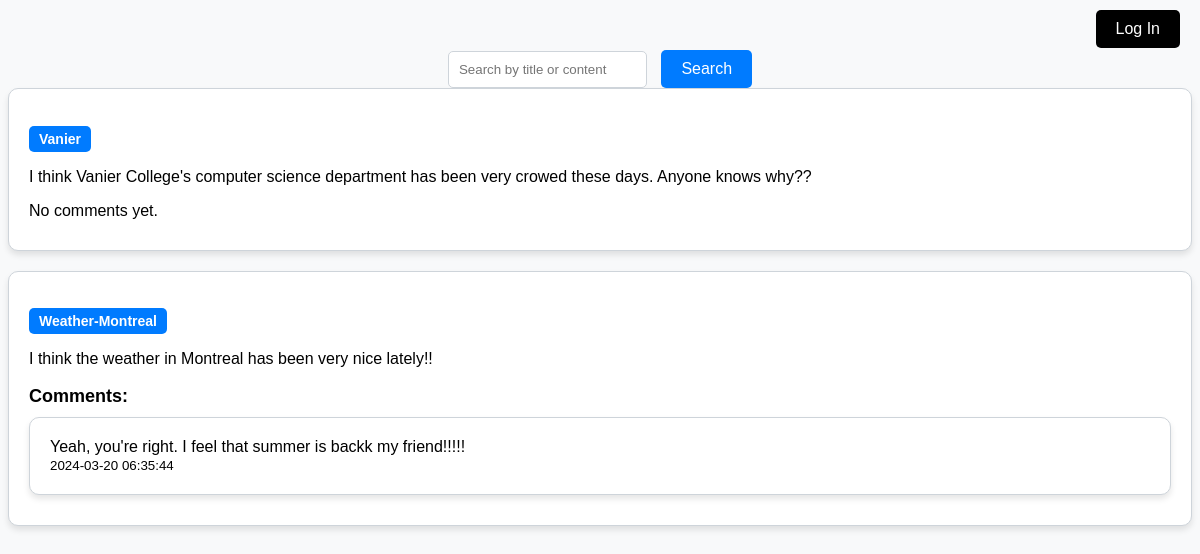
Screenshot of /Publication/viewAll with the database file from the repository.
### tables this page shows
CREATE TABLE `publication` (
  `publication_id` int(11) NOT NULL,
  `profile_id` int(11) NOT NULL,
  `publication_title` varchar(255) NOT NULL,
  `publication_text` text NOT NULL,
  `timestamp` timestamp NOT NULL DEFAULT current_timestamp(),
  `publication_status` enum('public','private') NOT NULL DEFAULT 'public'
);

CREATE TABLE `publication_comment` (
  `publication_comment_id` int(11) NOT NULL,
  `publication_id` int(11) NOT NULL,
  `timestamp` timestamp NOT NULL DEFAULT current_timestamp(),
  `profile_id` int(11) NOT NULL,
  `comment_text` varchar(255) NOT NULL
);

### app/core/Controller.php (called while the page is built, shortened)
<?php
class Controller
{
	function view($name, $data = null)
	{
		include ('app/views/' . $name . '.php');
	}
}

### app/controllers/Publication.php (called while the page is built, shortened)
<?php
class Publication extends \app\core\Controller
{
    public function viewAll()
    {
        $publicationModel = new \app\models\Publication();
        $publications = $publicationModel->getAllPublications();
        foreach ($publications as $publication) {
            $comments = $publicationModel->getPublicationComments($publication->publication_id);
            $publication->comments = $comments;
        }
        $data = ['publications' => $publications];
        $this->view('Publication/viewAll', $data);
    }
}

### app/core/App.php (called while the page is built, shortened)
<?php
class App
{
    private $routes = [];
    public function addRoute($url, $handler)
    {
        $url = preg_replace('/{([^\/]+)}/', '(?<$1>[^\/]+)', $url);
        $this->routes[$url] = $handler;
    }
    public function resolve($url)
    {
        $matches = [];
        foreach ($this->routes as $routePattern => $controllerMethod) {
            if (preg_match("#^$routePattern$#", $url, $matches)) {
                $namedParams = array_filter(
                    $matches,
                    function ($key) {
                        return !is_numeric($key);
                    }
                    ,
                    ARRAY_FILTER_USE_KEY
                );
                return [$controllerMethod, $namedParams];
            }
        }
        return false;
    }
    function __construct()
    {
        $url = $_GET['url'];
        [$controllerMethod, $namedParams] = $this->resolve($url);
        [$controller, $method] = explode(',', $controllerMethod);
        $controllerInstance = new $controller();
        call_user_func_array([$controllerInstance, $method], $namedParams);
    }
}

### index.php (called while the page is built, shortened)
<?php
new App();

### app/core/autoload.php (called while the page is built, shortened)
<?php
spl_autoload_register(
    function ($class_name) {
        $class_name = str_replace('\\', DIRECTORY_SEPARATOR, $class_name);
        if (file_exists($class_name . '.php')) {
            return true;
        } else {
            return false;
        }
    }
);

### app/core/Model.php (called while the page is built, shortened)
<?php
class Model
{
	public function __construct()
	{
		$host = 'localhost';
		$dbname = 'ecommerce';
		$user = 'root';
		$pass = '';
	}
}

### app/models/Publication.php (called while the page is built, shortened)
<?php
class Publication extends \app\core\Model
{
    public function getAllPublications()
    {
        $SQL = 'SELECT * FROM publication WHERE publication_status = "public"';
        $STMT = self::$_conn->prepare($SQL);
        $STMT->execute();
        $STMT->setFetchMode(PDO::FETCH_CLASS, 'app\models\Publication');
        return $STMT->fetchAll();
    }
    public function getPublicationComments($publication_id)
    {
        $SQL = "SELECT * FROM publication_comment WHERE publication_id = :publication_id";
        $STMT = self::$_conn->prepare($SQL);
        $STMT->execute(['publication_id' => $publication_id]);
        $STMT->setFetchMode(PDO::FETCH_CLASS, 'app\models\PublicationComment');
        return $STMT->fetchAll();
    }
}

### app/views/Publication/viewAll.php (the view, shortened to what this page needs)
<!DOCTYPE html>
<html>
<head>
    <link rel="stylesheet" href="/app/publicationStyles.css">
</head>
<body>
    <form action="/Publication/search" method="GET">
        <input type="text" name="query" placeholder="Search by title or content">
        <button type="submit">Search</button>
    </form>
    <?php
    $publications = array_reverse($publications);
    ?>
    <?php foreach ($publications as $publication): ?>
        <?php if ($publication->publication_status !== 'private'): ?>
            <div>
                <h2><a href="/Publication/viewPublicationComments/<?php echo $publication->publication_id; ?>">
                        <?php echo $publication->publication_title; ?>
                    </a></h2>
                <p>
                    <?php echo $publication->publication_text; ?>
                </p>
                <?php if (!empty ($publication->comments)): ?>
                    <h3>Comments:</h3>
                    <ul>
                        <?php foreach ($publication->comments as $comment): ?>
                            <li>
                                <?php echo $comment->comment_text; ?>
                                <br>
                                <small>
                                    <?php echo $comment->timestamp; ?>
                                </small>
                            </li>
                        <?php endforeach; ?>
                    </ul>
                <?php else: ?>
                    <p>No comments yet.</p>
                <?php endif; ?>
            </div>
        <?php endif; ?>
    <?php endforeach; ?>
    <?php if (!isset ($_SESSION['profile_id'])): ?>
        <a href='/User/login' class="profile-button">Log In</a>
    <?php endif; ?>
</body>
</html>

### app/publicationStyles.css (style rules this page uses)
body { background-color: #f8f9fa; font-family: Arial, sans-serif; }
a { color: #007bff; text-decoration: none; }
ul { list-style-type: none; padding: 0; margin: 0; }
li { background-color: #fff; border: 1px solid #ced4da; border-radius: 10px; margin-bottom: 20px; padding: 20px; box-shadow: 0 4px 6px rgba(0, 0, 0, 0.1); }
h2 { font-size: 20px; margin-bottom: 10px; }
p { margin-bottom: 10px; }
a { background-color: #007bff; border: none; color: white; padding: 5px 10px; text-align: center; text-decoration: none; display: inline-block; font-size: 14px; border-radius: 5px; margin-right: 10px; }
form { margin-top: 50px; text-align: center; }
input[type="text"] { padding: 10px; border-radius: 5px; border: 1px solid #ced4da; margin-right: 10px; }
button { background-color: #007bff; border: none; color: white; padding: 10px 20px; text-align: center; text-decoration: none; display: inline-block; font-size: 16px; border-radius: 5px; cursor: pointer; transition: background-color 0.3s ease; }
.profile-button { background-color: black; border: none; color: white; padding: 10px 20px; text-align: center; text-decoration: none; display: inline-block; font-size: 16px; border-radius: 5px; cursor: pointer; transition: background-color 0.3s ease; position: absolute; top: 10px; right: 10px; }
div { background-color: #fff; border: 1px solid #ced4da; border-radius: 10px; margin-bottom: 20px; padding: 20px; box-shadow: 0 4px 6px rgba(0, 0, 0, 0.1); }
h3 { font-size: 18px; margin-bottom: 10px; }
ul { list-style-type: none; padding: 0; }
ul li { margin-bottom: 10px; }

### rows the page displays
publication: publication_title "Vanier", publication_text "I think Vanier College's computer science department has been very crowed these days. Anyone knows why??", shows "No comments yet."
publication: publication_title "Weather-Montreal", publication_text "I think the weather in Montreal has been very nice lately!!"
publication_comment: comment_text "Yeah, you're right. I feel that summer is backk my friend!!!!!", timestamp "2024-03-20 06:35:44"
